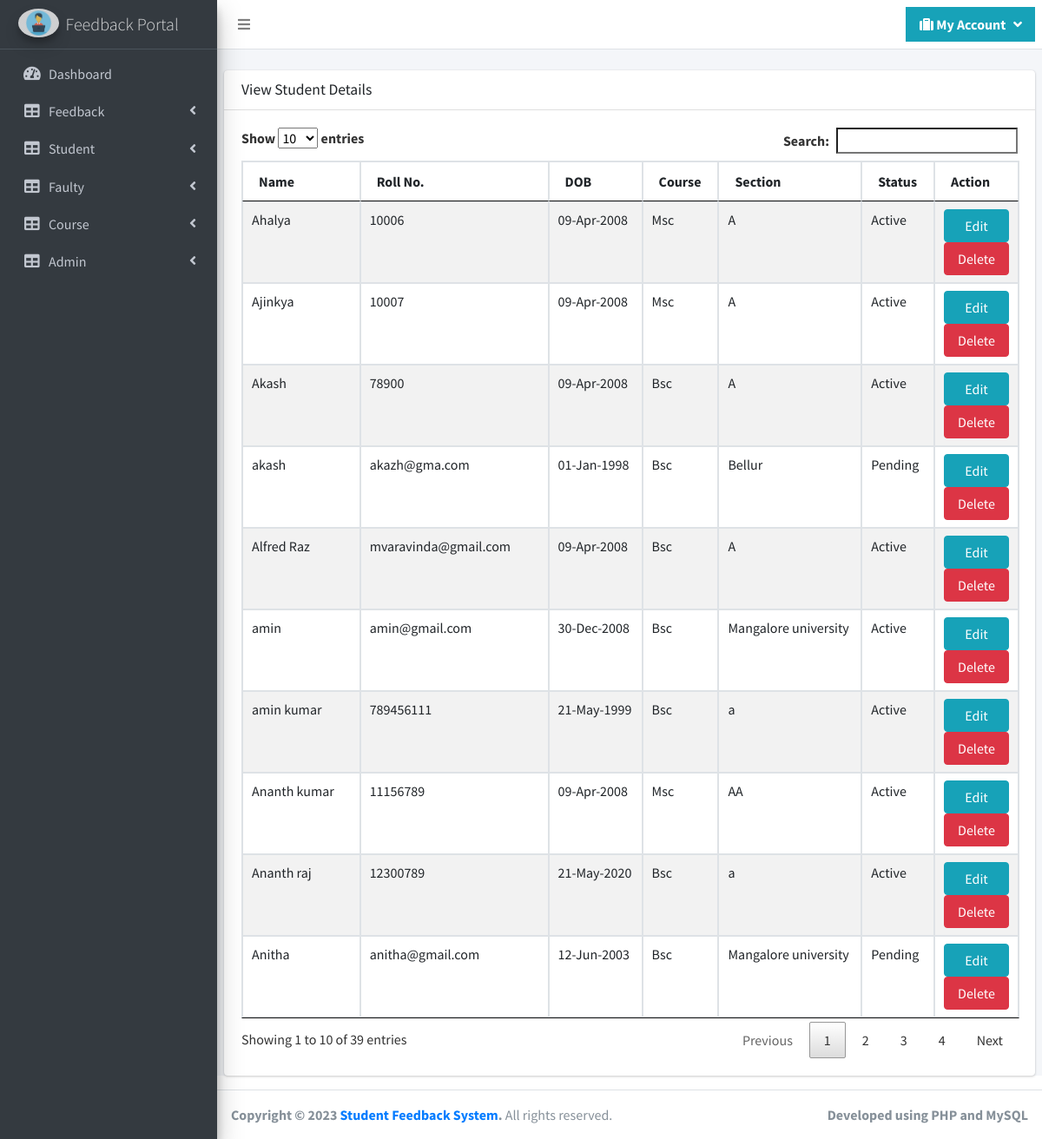
/aman/viewstudent.php (signed in), run on the app's committed database.
### tables this page shows
CREATE TABLE `student` (
  `studentid` int(10) NOT NULL,
  `studentname` varchar(50) NOT NULL,
  `rollno` varchar(50) NOT NULL,
  `password` varchar(100) NOT NULL,
  `course_id` int(25) NOT NULL,
  `section` varchar(25) NOT NULL,
  `dateofbirth` date NOT NULL,
  `status` varchar(10) NOT NULL
);

CREATE TABLE `course` (
  `course_id` bigint(20) NOT NULL,
  `course_title` varchar(50) NOT NULL,
  `course_description` text NOT NULL,
  `course_status` varchar(25) NOT NULL
);

### aman/viewstudent.php (the view, shortened to what this page needs)
<?php
include("header.php");
?>
  <div class="content-wrapper">
<br>
    <section class="content">
<form method="post" action="">
      <div class="card">
        <div class="card-header">
          <h3 class="card-title">View Student Details</h3>
        </div>
        <div class="card-body">
<table id="myTable"  class="table table-striped table-bordered" >
	<thead>
		<tr>
			<th>Name</th>
			<th>Roll No.</th>
			<th>DOB</th>
			<th>Course</th>
			<th>Section</th>
			<th>Status</th>
			<th>Action</th>
		</tr>
	</thead>
	<tbody>
	<?php
	$sql ="SELECT ss.* FROM student ss WHERE ss.status != '' ";
	$qsql = mysqli_query($con,$sql);
	while($rs = mysqli_fetch_array($qsql))
	{
		$sqlcourse = "SELECT * FROM course where course_id='$rs[course_id]'";
		$qsqlcourse = mysqli_query($con,$sqlcourse);
		$rscourse = mysqli_fetch_array($qsqlcourse);
		echo "<tr>
				<td>$rs[studentname]</td>
				<td>$rs[rollno]</td>
				<td>" . date("d-M-Y",strtotime($rs['dateofbirth'])) ."</td>
				<td>" . $rscourse['course_title'] . "</td>
				<td>$rs[section]</td>
				<td>$rs[status]</td>
				<td style='width: 75px;'><a href='student.php?editid=$rs[0]' class='btn btn-info' style='width: 75px;'>Edit</a>  <a href='viewstudent.php?delid=$rs[0]' onclick='return validatedel()'  class='btn btn-danger' style='width: 75px;' >Delete</a></td>
			</tr>";
	}
	?>
	</tbody>
</table>
        </div>
      </div>
</form>
    </section>
  </div>
<?php
include("footer.php");
?>
</div>
</body>
</html>

### data on the page
student: studentname "Akash", rollno "78900", dateofbirth "09-Apr-2008", course.course_title "Bsc", section "A", status "Active"
student: studentname "Ananth kumar", rollno "11156789", dateofbirth "09-Apr-2008", course.course_title "Msc", section "AA", status "Active"
student: studentname "Ahalya", rollno "10006", dateofbirth "09-Apr-2008", course.course_title "Msc", section "A", status "Active"
student: studentname "Ajinkya", rollno "10007", dateofbirth "09-Apr-2008", course.course_title "Msc", section "A", status "Active"
student: studentname "Ananth raj", rollno "12300789", dateofbirth "21-May-2020", course.course_title "Bsc", section "a", status "Active"
student: studentname "amin kumar", rollno "789456111", dateofbirth "21-May-1999", course.course_title "Bsc", section "a", status "Active"
student: studentname "Alfred Raz", rollno "mvaravinda@gmail.com", dateofbirth "09-Apr-2008", course.course_title "Bsc", section "A", status "Active"
student: studentname "Anitha", rollno "anitha@gmail.com", dateofbirth "12-Jun-2003", course.course_title "Bsc", section "Mangalore university", status "Pending"
student: studentname "akash", rollno "akazh@gma.com", dateofbirth "01-Jan-1998", course.course_title "Bsc", section "Bellur", status "Pending"
student: studentname "amin", rollno "amin@gmail.com", dateofbirth "30-Dec-2008", course.course_title "Bsc", section "Mangalore university", status "Active"
